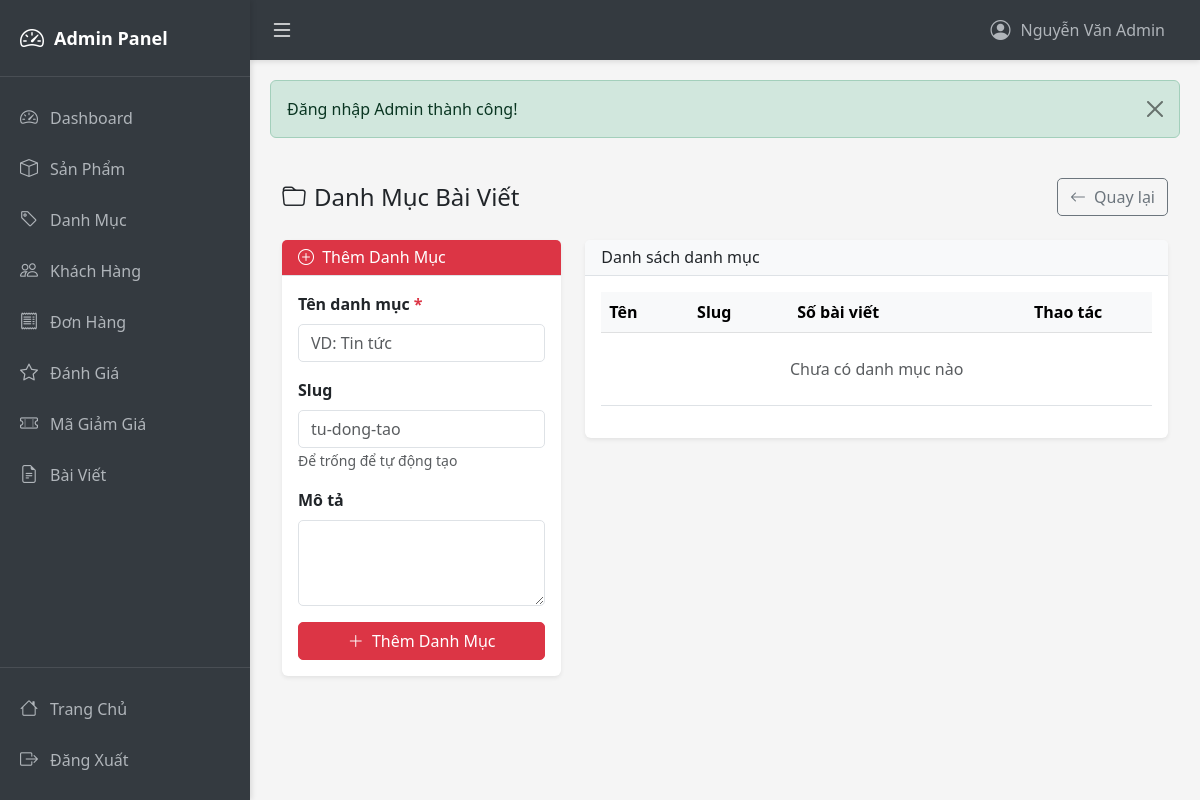
The app's page /admin/postCategories (signed in), older data.
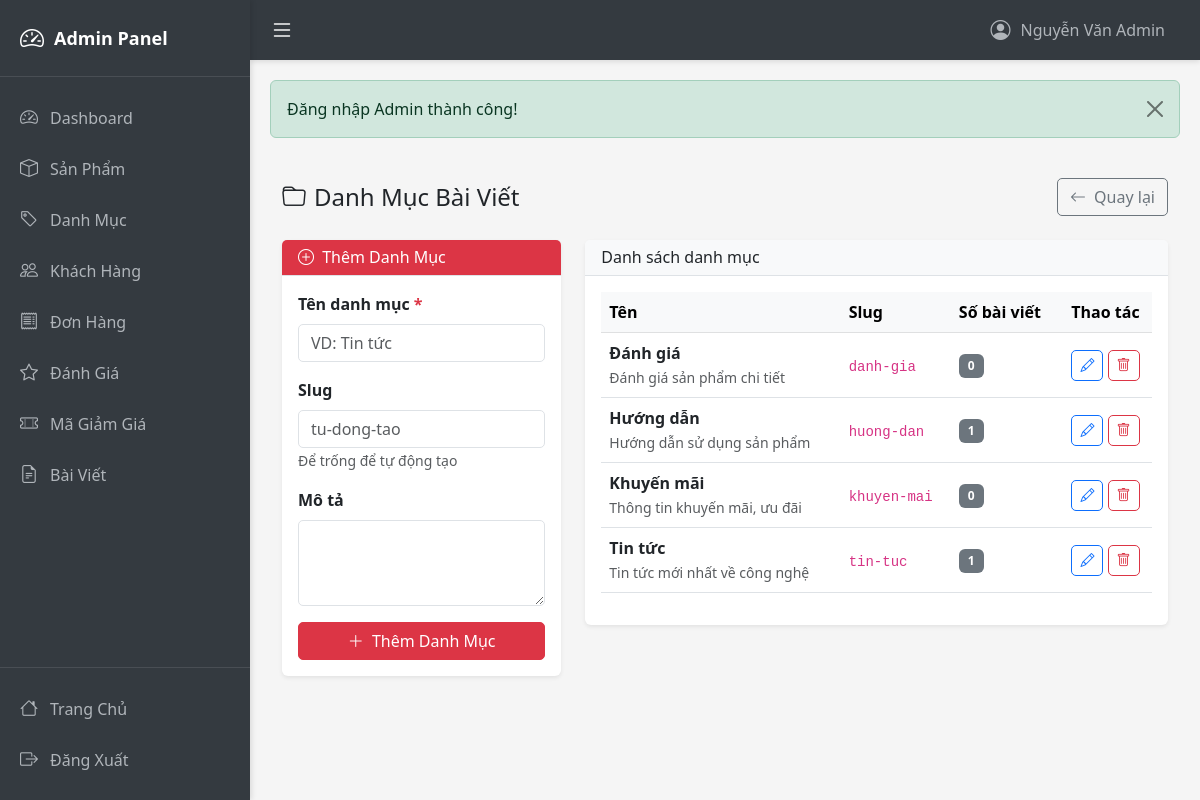
The same page, newer data.
### tables this page shows
CREATE TABLE IF NOT EXISTS post_categories (
    category_id INT AUTO_INCREMENT PRIMARY KEY,
    name VARCHAR(100) NOT NULL,
    slug VARCHAR(100) NOT NULL UNIQUE,
    description TEXT,
    created_at TIMESTAMP DEFAULT CURRENT_TIMESTAMP
);

### controllers/AdminController.php (called while the page is built, shortened)
<?php
class AdminController extends BaseController {
    private $postModel;
    public function __construct() {
        $this->postModel = new PostModel();
    }
    public function postCategories() {
        $categories = $this->postModel->getAllCategories();
        $data = [
            'categories' => $categories,
            'pageTitle' => 'Danh Mục Bài Viết'
        ];
        $this->view('admin/posts/categories', $data, true);
    }
}
?>

### models/BaseModel.php (called while the page is built, shortened)
<?php
class BaseModel {
    public function __construct() {
        $db = new Database();
        $this->conn = $db->getConnection();
    }
}
?>

### config/database.php (called while the page is built, shortened)
<?php
class Database {
    private $host = "localhost";
    private $db_name = "inventory_system";
    private $username = "root";
    private $password = "";
    public function getConnection() {
        $this->conn = null;
        try {
            $this->conn = new PDO(
                "mysql:host=" . $this->host . ";dbname=" . $this->db_name . ";charset=utf8mb4",
                $this->username,
                $this->password
            );
            $this->conn->setAttribute(PDO::ATTR_ERRMODE, PDO::ERRMODE_EXCEPTION);
            $this->conn->setAttribute(PDO::ATTR_DEFAULT_FETCH_MODE, PDO::FETCH_ASSOC);
        } catch(PDOException $e) {
            echo "Connection error: " . $e->getMessage();
        }
        return $this->conn;
    }
}
?>

### models/PostModel.php (called while the page is built, shortened)
<?php
class PostModel extends BaseModel
{
    public function getAllCategories()
    {
        $sql = "SELECT pc.*, COUNT(p.post_id) as post_count
                FROM post_categories pc
                LEFT JOIN posts p ON pc.category_id = p.category_id AND p.status = 'published'
                GROUP BY pc.category_id
                ORDER BY pc.name";
        $stmt = $this->conn->query($sql);
        return $stmt->fetchAll(PDO::FETCH_ASSOC);
    }
}

### views/admin/posts/categories.php (the view, shortened to what the changed rows need)
<?php require_once __DIR__ . '/../layouts/header.php'; ?>
<div class="container-fluid py-4">
    <div class="row">
        <div class="col-md-8">
            <div class="card shadow-sm">
                <div class="card-body">
                    <div class="table-responsive">
                        <table class="table table-hover align-middle">
                            <thead class="table-light">
                                <tr>
                                    <th>Tên</th>
                                    <th>Slug</th>
                                    <th>Số bài viết</th>
                                    <th class="text-center">Thao tác</th>
                                </tr>
                            </thead>
                            <tbody>
                                <?php if (empty($categories)): ?>
                                    <tr>
                                        <td colspan="4" class="text-center py-4 text-muted">
                                            Chưa có danh mục nào
                                        </td>
                                    </tr>
                                <?php else: ?>
                                    <?php foreach ($categories as $cat): ?>
                                        <tr>
                                            <td>
                                                <strong><?= htmlspecialchars($cat['name']) ?></strong>
                                                <?php if ($cat['description']): ?>
                                                    <br><small class="text-muted"><?= htmlspecialchars($cat['description']) ?></small>
                                                <?php endif; ?>
                                            </td>
                                            <td><code><?= htmlspecialchars($cat['slug']) ?></code></td>
                                            <td>
                                                <span class="badge bg-secondary"><?= $cat['post_count'] ?? 0 ?></span>
                                            </td>
                                            <td class="text-center">
                                                <button type="button" class="btn btn-sm btn-outline-primary"
                                                        data-bs-toggle="modal" data-bs-target="#editModal<?= $cat['category_id'] ?>">
                                                    <i class="bi bi-pencil"></i>
                                                </button>
                                                <a href="<?= BASE_URL ?>admin/postCategoryDelete/<?= $cat['category_id'] ?>"
                                                   class="btn btn-sm btn-outline-danger"
                                                   onclick="return confirm('Xóa danh mục này?')">
                                                    <i class="bi bi-trash"></i>
                                                </a>
                                            </td>
                                        </tr>
                                    <?php endforeach; ?>
                                <?php endif; ?>
                            </tbody>
                        </table>
                    </div>
                </div>
            </div>
        </div>
    </div>
</div>
<?php require_once __DIR__ . '/../layouts/footer.php'; ?>

Row changes from the older to the newer data that the page shows:
added post_categories: name "Đánh giá", description "Đánh giá sản phẩm chi tiết", slug "danh-gia", post_count "0"
added post_categories: name "Hướng dẫn", description "Hướng dẫn sử dụng sản phẩm", slug "huong-dan", post_count "1"
added post_categories: name "Khuyến mãi", description "Thông tin khuyến mãi, ưu đãi", slug "khuyen-mai", post_count "0"
added post_categories: name "Tin tức", description "Tin tức mới nhất về công nghệ", slug "tin-tuc", post_count "1"
Text that changed along with them:
text no longer shown: "Chưa có danh mục nào"
